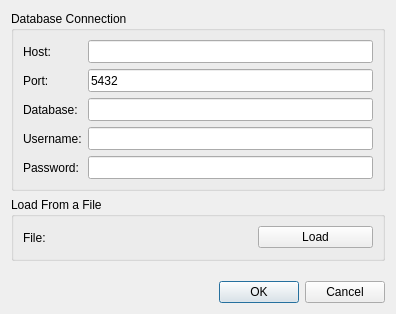
<?xml version="1.0" encoding="UTF-8"?>
<ui version="4.0">
 <class>Dialog</class>
 <widget class="QDialog" name="Dialog">
  <property name="geometry">
   <rect>
    <x>0</x>
    <y>0</y>
    <width>396</width>
    <height>314</height>
   </rect>
  </property>
  <property name="windowTitle">
   <string>Database Connection Settings</string>
  </property>
  <layout class="QVBoxLayout" name="verticalLayout_4">
   <item>
    <layout class="QVBoxLayout" name="verticalLayout_3">
     <item>
      <widget class="QgsCollapsibleGroupBox" name="mGroupBox">
       <property name="title">
        <string>Database Connection</string>
       </property>
       <layout class="QVBoxLayout" name="verticalLayout">
        <item>
         <layout class="QFormLayout" name="formLayout">
          <item row="0" column="0">
           <widget class="QLabel" name="label">
            <property name="text">
             <string>Host:</string>
            </property>
           </widget>
          </item>
          <item row="0" column="1">
           <widget class="QgsFilterLineEdit" name="dbHost">
            <property name="minimumSize">
             <size>
              <width>0</width>
              <height>23</height>
             </size>
            </property>
            <property name="qgisRelation" stdset="0">
             <string notr="true"/>
            </property>
           </widget>
          </item>
          <item row="1" column="0">
           <widget class="QLabel" name="label_2">
            <property name="text">
             <string>Port:</string>
            </property>
           </widget>
          </item>
          <item row="1" column="1">
           <widget class="QgsFilterLineEdit" name="dbPort">
            <property name="minimumSize">
             <size>
              <width>0</width>
              <height>23</height>
             </size>
            </property>
            <property name="text">
             <string>5432</string>
            </property>
            <property name="defaultValue">
             <string/>
            </property>
            <property name="qgisRelation" stdset="0">
             <string notr="true"/>
            </property>
           </widget>
          </item>
          <item row="2" column="0">
           <widget class="QLabel" name="label_3">
            <property name="text">
             <string>Database:</string>
            </property>
           </widget>
          </item>
          <item row="2" column="1">
           <widget class="QgsFilterLineEdit" name="dbName">
            <property name="minimumSize">
             <size>
              <width>0</width>
              <height>23</height>
             </size>
            </property>
            <property name="qgisRelation" stdset="0">
             <string notr="true"/>
            </property>
           </widget>
          </item>
          <item row="3" column="0">
           <widget class="QLabel" name="label_4">
            <property name="text">
             <string>Username:</string>
            </property>
           </widget>
          </item>
          <item row="3" column="1">
           <widget class="QgsFilterLineEdit" name="dbUser">
            <property name="minimumSize">
             <size>
              <width>0</width>
              <height>23</height>
             </size>
            </property>
            <property name="text">
             <string/>
            </property>
            <property name="qgisRelation" stdset="0">
             <string notr="true"/>
            </property>
           </widget>
          </item>
          <item row="4" column="0">
           <widget class="QLabel" name="label_5">
            <property name="text">
             <string>Password:</string>
            </property>
           </widget>
          </item>
          <item row="4" column="1">
           <widget class="QgsPasswordLineEdit" name="dbPass">
            <property name="minimumSize">
             <size>
              <width>0</width>
              <height>23</height>
             </size>
            </property>
           </widget>
          </item>
         </layout>
        </item>
       </layout>
      </widget>
     </item>
     <item>
      <widget class="QgsCollapsibleGroupBox" name="mGroupBox_2">
       <property name="title">
        <string>Load From a File</string>
       </property>
       <layout class="QVBoxLayout" name="verticalLayout_2">
        <item>
         <layout class="QHBoxLayout" name="horizontalLayout">
          <item>
           <layout class="QFormLayout" name="formLayout_2">
            <item row="0" column="0">
             <widget class="QLabel" name="label_7">
              <property name="text">
               <string>File:</string>
              </property>
             </widget>
            </item>
            <item row="0" column="1">
             <widget class="QgsFileWidget" name="configFileInput">
              <property name="minimumSize">
               <size>
                <width>200</width>
                <height>23</height>
               </size>
              </property>
              <property name="filter">
               <string>ini-tiedosto (*.ini)</string>
              </property>
             </widget>
            </item>
           </layout>
          </item>
          <item>
           <widget class="QPushButton" name="loadFileButton">
            <property name="text">
             <string>Load</string>
            </property>
           </widget>
          </item>
         </layout>
        </item>
       </layout>
      </widget>
     </item>
     <item>
      <spacer name="verticalSpacer">
       <property name="orientation">
        <enum>Qt::Vertical</enum>
       </property>
       <property name="sizeHint" stdset="0">
        <size>
         <width>20</width>
         <height>40</height>
        </size>
       </property>
      </spacer>
     </item>
     <item>
      <widget class="QDialogButtonBox" name="buttonBox">
       <property name="orientation">
        <enum>Qt::Horizontal</enum>
       </property>
       <property name="standardButtons">
        <set>QDialogButtonBox::Cancel|QDialogButtonBox::Ok</set>
       </property>
      </widget>
     </item>
    </layout>
   </item>
  </layout>
 </widget>
 <customwidgets>
  <customwidget>
   <class>QgsCollapsibleGroupBox</class>
   <extends>QGroupBox</extends>
   <header>qgscollapsiblegroupbox.h</header>
   <container>1</container>
  </customwidget>
  <customwidget>
   <class>QgsFileWidget</class>
   <extends>QWidget</extends>
   <header>qgsfilewidget.h</header>
  </customwidget>
  <customwidget>
   <class>QgsFilterLineEdit</class>
   <extends>QLineEdit</extends>
   <header>qgsfilterlineedit.h</header>
  </customwidget>
  <customwidget>
   <class>QgsPasswordLineEdit</class>
   <extends>QLineEdit</extends>
   <header>qgspasswordlineedit.h</header>
  </customwidget>
 </customwidgets>
 <resources/>
 <connections>
  <connection>
   <sender>buttonBox</sender>
   <signal>accepted()</signal>
   <receiver>Dialog</receiver>
   <slot>accept()</slot>
   <hints>
    <hint type="sourcelabel">
     <x>248</x>
     <y>254</y>
    </hint>
    <hint type="destinationlabel">
     <x>157</x>
     <y>274</y>
    </hint>
   </hints>
  </connection>
  <connection>
   <sender>buttonBox</sender>
   <signal>rejected()</signal>
   <receiver>Dialog</receiver>
   <slot>reject()</slot>
   <hints>
    <hint type="sourcelabel">
     <x>316</x>
     <y>260</y>
    </hint>
    <hint type="destinationlabel">
     <x>286</x>
     <y>274</y>
    </hint>
   </hints>
  </connection>
 </connections>
</ui>
